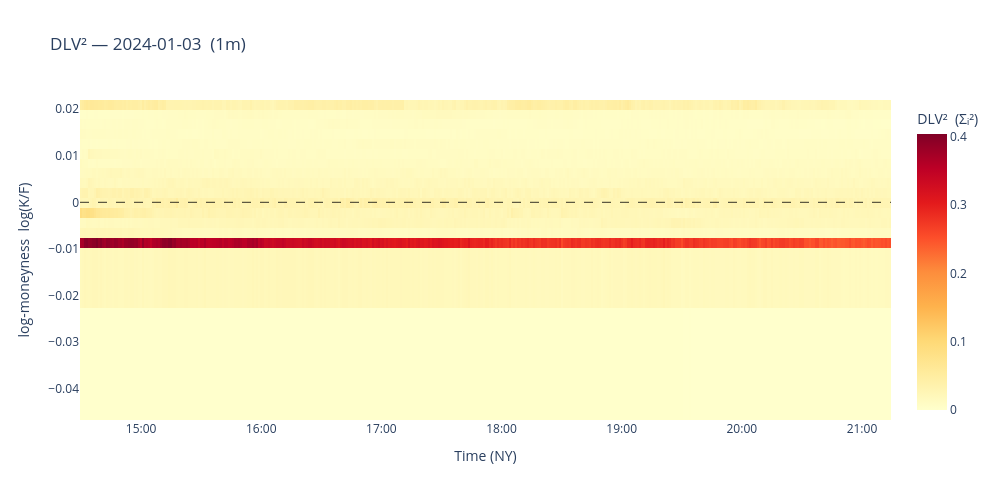

Here is the notebook cell this chart was saved with:
### Code cell
# ── DLV² heatmap (plotly) ────────────────────────────────────────────────

import datetime as _dt

import numpy as np
import plotly.graph_objects as go


def _ts_num(r):
    return r["ts"].timestamp() if hasattr(r["ts"], "timestamp") else float(r["ts"]) / 1e9


if not good:
    fig = go.Figure()
    fig.update_layout(title="DLV² — no data", width=1000, height=500)
else:
    n = len(good)
    mat = np.full((len(interior_lk), n), np.nan)
    ts = np.empty(n, dtype=object)
    for j, r in enumerate(good):
        mat[:, j] = r["dlvsqs"][0]
        ts[j] = _dt.datetime.fromtimestamp(_ts_num(r))  # local tz, mirrors your fmt

    fig = go.Figure(
        go.Heatmap(
            x=ts,
            y=interior_lk,
            z=mat,
            colorscale="YlOrRd",
            colorbar=dict(title="DLV²  (Σᵢ²)"),
            hovertemplate=("t=%{x|%H:%M}<br>log(K/F)=%{y:.4f}<br>DLV²=%{z:.4g}<extra></extra>"),
        )
    )
    fig.add_hline(y=0, line=dict(color="black", width=0.8, dash="dash"))
    fig.update_layout(
        title=f"DLV² — {TRADE_DATE}  ({BATCH_FREQ})",
        xaxis_title="Time (NY)",
        yaxis_title="log-moneyness  log(K/F)",
        width=1000,
        height=500,
    )
    fig.update_xaxes(tickformat="%H:%M")

fig.show()

### Figure 1 — Plotly figure (JSON) as saved in the notebook; plotly's stock layout.template omitted (floating-point values rounded to 4 significant figures; data arrays with more than 128 entries replaced by an {"elided": "..."} marker saying what was removed)
{"data": [{"colorbar": {"title": {"text": "DLV²  (Σᵢ²)"}}, "colorscale": [[0, "rgb(255,255,204)"], [0.125, "rgb(255,237,160)"], [0.25, "rgb(254,217,118)"], [0.375, "rgb(254,178,76)"], [0.5, "rgb(253,141,60)"], [0.625, "rgb(252,78,42)"], [0.75, "rgb(227,26,28)"], [0.875, "rgb(189,0,38)"], [1, "rgb(128,0,38)"]], "hovertemplate": "t=%{x|%H:%M}<br>log(K/F)=%{y:.4f}<br>DLV²=%{z:.4g}<extra></extra>", "type": "heatmap", "x": {"elided": "400 str values"}, "y": [-0.03477, -0.01083, -0.008681, -0.006537, -0.004398, -0.002264, -0.0001338, 0.001992, 0.004113, 0.006229, 0.008341, 0.01045, 0.01255, 0.01465, 0.01674, 0.01883, 0.02092], "z": {"elided": "17x400 float values"}}], "layout": {"height": 500, "shapes": [{"line": {"color": "black", "dash": "dash", "width": 0.8}, "type": "line", "x0": 0, "x1": 1, "xref": "x domain", "y0": 0, "y1": 0, "yref": "y"}], "title": {"text": "DLV² — 2024-01-03  (1m)"}, "width": 1000, "xaxis": {"tickformat": "%H:%M", "title": {"text": "Time (NY)"}}, "yaxis": {"title": {"text": "log-moneyness  log(K/F)"}}}}
